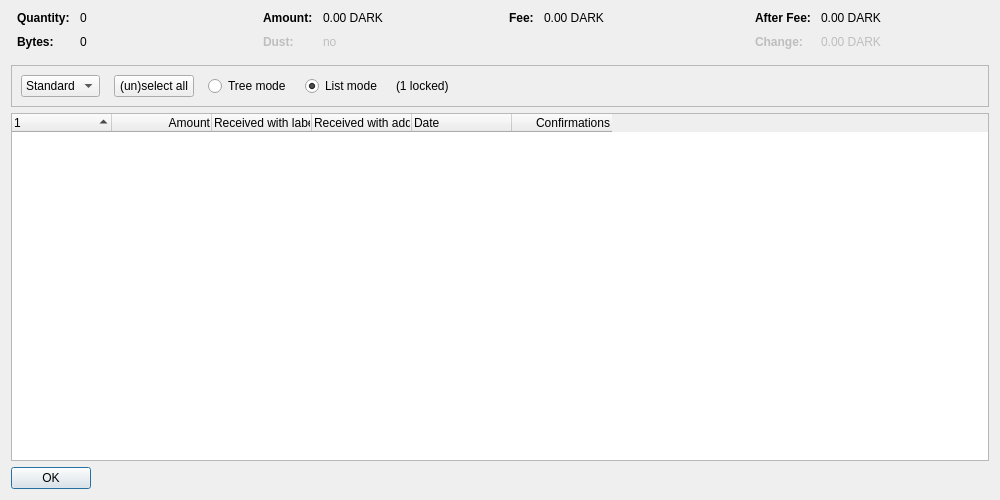
<?xml version="1.0" encoding="UTF-8"?>
<ui version="4.0">
 <class>CoinControlDialog</class>
 <widget class="QDialog" name="CoinControlDialog">
  <property name="geometry">
   <rect>
    <x>0</x>
    <y>0</y>
    <width>1000</width>
    <height>500</height>
   </rect>
  </property>
  <property name="windowTitle">
   <string>Coin Selection</string>
  </property>
  <layout class="QVBoxLayout" name="verticalLayout">
   <item>
    <layout class="QHBoxLayout" name="horizontalLayoutTop" stretch="0,0,0,0">
     <property name="topMargin">
      <number>0</number>
     </property>
     <property name="bottomMargin">
      <number>10</number>
     </property>
     <item>
      <layout class="QFormLayout" name="formLayoutCoinControl1">
       <property name="horizontalSpacing">
        <number>10</number>
       </property>
       <property name="verticalSpacing">
        <number>10</number>
       </property>
       <property name="leftMargin">
        <number>6</number>
       </property>
       <property name="rightMargin">
        <number>6</number>
       </property>
       <item row="0" column="0">
        <widget class="QLabel" name="labelCoinControlQuantityText">
         <property name="font">
          <font>
           <weight>75</weight>
           <bold>true</bold>
          </font>
         </property>
         <property name="text">
          <string>Quantity:</string>
         </property>
        </widget>
       </item>
       <item row="0" column="1">
        <widget class="QLabel" name="labelCoinControlQuantity">
         <property name="cursor">
          <cursorShape>IBeamCursor</cursorShape>
         </property>
         <property name="contextMenuPolicy">
          <enum>Qt::ActionsContextMenu</enum>
         </property>
         <property name="text">
          <string notr="true">0</string>
         </property>
         <property name="textInteractionFlags">
          <set>Qt::LinksAccessibleByMouse|Qt::TextSelectableByKeyboard|Qt::TextSelectableByMouse</set>
         </property>
        </widget>
       </item>
       <item row="1" column="0">
        <widget class="QLabel" name="labelCoinControlBytesText">
         <property name="font">
          <font>
           <weight>75</weight>
           <bold>true</bold>
          </font>
         </property>
         <property name="text">
          <string>Bytes:</string>
         </property>
        </widget>
       </item>
       <item row="1" column="1">
        <widget class="QLabel" name="labelCoinControlBytes">
         <property name="cursor">
          <cursorShape>IBeamCursor</cursorShape>
         </property>
         <property name="contextMenuPolicy">
          <enum>Qt::ActionsContextMenu</enum>
         </property>
         <property name="text">
          <string notr="true">0</string>
         </property>
         <property name="textInteractionFlags">
          <set>Qt::LinksAccessibleByMouse|Qt::TextSelectableByKeyboard|Qt::TextSelectableByMouse</set>
         </property>
        </widget>
       </item>
      </layout>
     </item>
     <item>
      <layout class="QFormLayout" name="formLayoutCoinControl2">
       <property name="horizontalSpacing">
        <number>10</number>
       </property>
       <property name="verticalSpacing">
        <number>10</number>
       </property>
       <property name="leftMargin">
        <number>6</number>
       </property>
       <property name="rightMargin">
        <number>6</number>
       </property>
       <item row="0" column="0">
        <widget class="QLabel" name="labelCoinControlAmountText">
         <property name="font">
          <font>
           <weight>75</weight>
           <bold>true</bold>
          </font>
         </property>
         <property name="text">
          <string>Amount:</string>
         </property>
        </widget>
       </item>
       <item row="0" column="1">
        <widget class="QLabel" name="labelCoinControlAmount">
         <property name="cursor">
          <cursorShape>IBeamCursor</cursorShape>
         </property>
         <property name="contextMenuPolicy">
          <enum>Qt::ActionsContextMenu</enum>
         </property>
         <property name="text">
          <string notr="true">0.00 DARK</string>
         </property>
         <property name="textInteractionFlags">
          <set>Qt::LinksAccessibleByMouse|Qt::TextSelectableByKeyboard|Qt::TextSelectableByMouse</set>
         </property>
        </widget>
       </item>
       <item row="1" column="0">
        <widget class="QLabel" name="labelCoinControlLowOutputText">
         <property name="enabled">
          <bool>false</bool>
         </property>
         <property name="font">
          <font>
           <weight>75</weight>
           <bold>true</bold>
          </font>
         </property>
         <property name="text">
          <string>Dust:</string>
         </property>
        </widget>
       </item>
       <item row="1" column="1">
        <widget class="QLabel" name="labelCoinControlLowOutput">
         <property name="enabled">
          <bool>false</bool>
         </property>
         <property name="cursor">
          <cursorShape>IBeamCursor</cursorShape>
         </property>
         <property name="contextMenuPolicy">
          <enum>Qt::ActionsContextMenu</enum>
         </property>
         <property name="text">
          <string notr="true">no</string>
         </property>
         <property name="textInteractionFlags">
          <set>Qt::LinksAccessibleByMouse|Qt::TextSelectableByKeyboard|Qt::TextSelectableByMouse</set>
         </property>
        </widget>
       </item>
      </layout>
     </item>
     <item>
      <layout class="QFormLayout" name="formLayoutCoinControl3">
       <property name="horizontalSpacing">
        <number>10</number>
       </property>
       <property name="verticalSpacing">
        <number>10</number>
       </property>
       <property name="leftMargin">
        <number>6</number>
       </property>
       <property name="rightMargin">
        <number>6</number>
       </property>
       <item row="0" column="0">
        <widget class="QLabel" name="labelCoinControlFeeText">
         <property name="font">
          <font>
           <weight>75</weight>
           <bold>true</bold>
          </font>
         </property>
         <property name="text">
          <string>Fee:</string>
         </property>
        </widget>
       </item>
       <item row="0" column="1">
        <widget class="QLabel" name="labelCoinControlFee">
         <property name="cursor">
          <cursorShape>IBeamCursor</cursorShape>
         </property>
         <property name="contextMenuPolicy">
          <enum>Qt::ActionsContextMenu</enum>
         </property>
         <property name="text">
          <string notr="true">0.00 DARK</string>
         </property>
         <property name="textInteractionFlags">
          <set>Qt::LinksAccessibleByMouse|Qt::TextSelectableByKeyboard|Qt::TextSelectableByMouse</set>
         </property>
        </widget>
       </item>
      </layout>
     </item>
     <item>
      <layout class="QFormLayout" name="formLayoutCoinControl4">
       <property name="horizontalSpacing">
        <number>10</number>
       </property>
       <property name="verticalSpacing">
        <number>10</number>
       </property>
       <property name="leftMargin">
        <number>6</number>
       </property>
       <property name="rightMargin">
        <number>6</number>
       </property>
       <item row="0" column="0">
        <widget class="QLabel" name="labelCoinControlAfterFeeText">
         <property name="font">
          <font>
           <weight>75</weight>
           <bold>true</bold>
          </font>
         </property>
         <property name="text">
          <string>After Fee:</string>
         </property>
        </widget>
       </item>
       <item row="0" column="1">
        <widget class="QLabel" name="labelCoinControlAfterFee">
         <property name="cursor">
          <cursorShape>IBeamCursor</cursorShape>
         </property>
         <property name="contextMenuPolicy">
          <enum>Qt::ActionsContextMenu</enum>
         </property>
         <property name="text">
          <string notr="true">0.00 DARK</string>
         </property>
         <property name="textInteractionFlags">
          <set>Qt::LinksAccessibleByMouse|Qt::TextSelectableByKeyboard|Qt::TextSelectableByMouse</set>
         </property>
        </widget>
       </item>
       <item row="1" column="0">
        <widget class="QLabel" name="labelCoinControlChangeText">
         <property name="enabled">
          <bool>false</bool>
         </property>
         <property name="font">
          <font>
           <weight>75</weight>
           <bold>true</bold>
          </font>
         </property>
         <property name="text">
          <string>Change:</string>
         </property>
        </widget>
       </item>
       <item row="1" column="1">
        <widget class="QLabel" name="labelCoinControlChange">
         <property name="enabled">
          <bool>false</bool>
         </property>
         <property name="cursor">
          <cursorShape>IBeamCursor</cursorShape>
         </property>
         <property name="contextMenuPolicy">
          <enum>Qt::ActionsContextMenu</enum>
         </property>
         <property name="text">
          <string notr="true">0.00 DARK</string>
         </property>
         <property name="textInteractionFlags">
          <set>Qt::LinksAccessibleByMouse|Qt::TextSelectableByKeyboard|Qt::TextSelectableByMouse</set>
         </property>
        </widget>
       </item>
      </layout>
     </item>
    </layout>
   </item>
   <item>
    <widget class="QFrame" name="frame">
     <property name="minimumSize">
      <size>
       <width>0</width>
       <height>40</height>
      </size>
     </property>
     <property name="frameShape">
      <enum>QFrame::StyledPanel</enum>
     </property>
     <property name="frameShadow">
      <enum>QFrame::Sunken</enum>
     </property>
     <layout class="QHBoxLayout" name="horizontalLayout">
      <item>
       <layout class="QHBoxLayout" name="horizontalLayoutPanel" stretch="0,0,0,0,0,0">
        <property name="spacing">
         <number>14</number>
        </property>
        <item>
         <widget class="QComboBox" name="cbxType">
          <item>
           <property name="text">
            <string>Standard</string>
           </property>
          </item>
          <item>
           <property name="text">
            <string>Blind</string>
           </property>
          </item>
          <item>
           <property name="text">
            <string>Anon</string>
           </property>
          </item>
         </widget>
        </item>
        <item>
         <widget class="QPushButton" name="pushButtonSelectAll">
          <property name="sizePolicy">
           <sizepolicy hsizetype="Maximum" vsizetype="Fixed">
            <horstretch>0</horstretch>
            <verstretch>0</verstretch>
           </sizepolicy>
          </property>
          <property name="text">
           <string>(un)select all</string>
          </property>
          <property name="autoDefault">
           <bool>false</bool>
          </property>
         </widget>
        </item>
        <item>
         <widget class="QRadioButton" name="radioTreeMode">
          <property name="sizePolicy">
           <sizepolicy hsizetype="Maximum" vsizetype="Fixed">
            <horstretch>0</horstretch>
            <verstretch>0</verstretch>
           </sizepolicy>
          </property>
          <property name="text">
           <string>Tree mode</string>
          </property>
         </widget>
        </item>
        <item>
         <widget class="QRadioButton" name="radioListMode">
          <property name="sizePolicy">
           <sizepolicy hsizetype="Maximum" vsizetype="Fixed">
            <horstretch>0</horstretch>
            <verstretch>0</verstretch>
           </sizepolicy>
          </property>
          <property name="text">
           <string>List mode</string>
          </property>
          <property name="checked">
           <bool>true</bool>
          </property>
         </widget>
        </item>
        <item>
         <widget class="QLabel" name="labelLocked">
          <property name="text">
           <string notr="true">(1 locked)</string>
          </property>
         </widget>
        </item>
        <item>
         <spacer name="horizontalSpacer">
          <property name="orientation">
           <enum>Qt::Horizontal</enum>
          </property>
          <property name="sizeHint" stdset="0">
           <size>
            <width>40</width>
            <height>20</height>
           </size>
          </property>
         </spacer>
        </item>
       </layout>
      </item>
     </layout>
    </widget>
   </item>
   <item>
    <widget class="CoinControlTreeWidget" name="treeWidget">
     <property name="contextMenuPolicy">
      <enum>Qt::CustomContextMenu</enum>
     </property>
     <property name="sortingEnabled">
      <bool>false</bool>
     </property>
     <property name="columnCount">
      <number>6</number>
     </property>
     <attribute name="headerShowSortIndicator" stdset="0">
      <bool>true</bool>
     </attribute>
     <attribute name="headerStretchLastSection">
      <bool>false</bool>
     </attribute>
     <column>
      <property name="text">
       <string/>
      </property>
     </column>
     <column>
      <property name="text">
       <string>Amount</string>
      </property>
      <property name="textAlignment">
       <set>AlignTrailing|AlignVCenter</set>
      </property>
     </column>
     <column>
      <property name="text">
       <string>Received with label</string>
      </property>
     </column>
     <column>
      <property name="text">
       <string>Received with address</string>
      </property>
     </column>
     <column>
      <property name="text">
       <string>Date</string>
      </property>
     </column>
     <column>
      <property name="text">
       <string>Confirmations</string>
      </property>
      <property name="toolTip">
       <string>Confirmed</string>
      </property>
      <property name="textAlignment">
       <set>AlignTrailing|AlignVCenter</set>
      </property>
     </column>
     <column>
      <property name="text">
       <string/>
      </property>
     </column>
     <column>
      <property name="text">
       <string/>
      </property>
     </column>
     <column>
      <property name="text">
       <string/>
      </property>
     </column>
     <column>
      <property name="text">
       <string/>
      </property>
     </column>
    </widget>
   </item>
   <item>
    <widget class="QDialogButtonBox" name="buttonBox">
     <property name="sizePolicy">
      <sizepolicy hsizetype="Maximum" vsizetype="Fixed">
       <horstretch>0</horstretch>
       <verstretch>0</verstretch>
      </sizepolicy>
     </property>
     <property name="orientation">
      <enum>Qt::Horizontal</enum>
     </property>
     <property name="standardButtons">
      <set>QDialogButtonBox::Ok</set>
     </property>
    </widget>
   </item>
  </layout>
 </widget>
 <customwidgets>
  <customwidget>
   <class>CoinControlTreeWidget</class>
   <extends>QTreeWidget</extends>
   <header>qt/coincontroltreewidget.h</header>
  </customwidget>
 </customwidgets>
 <resources/>
 <connections/>
</ui>
